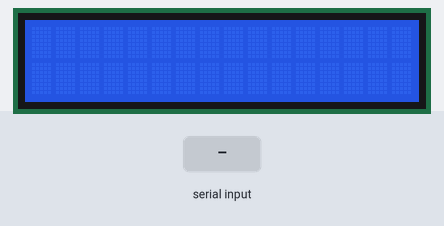
Simulated run of this sketch. Board: Arduino Uno, built with avr-gcc and run on an emulated ATmega328P. Shown: 16×2 character LCD. The inputs (shaded band) are chosen by the test bench. What the sketch prints to the serial monitor is not drawn.

Above: at 1.2 s.
1.3 s: "1\n" received over Serial
At 3.2 s:
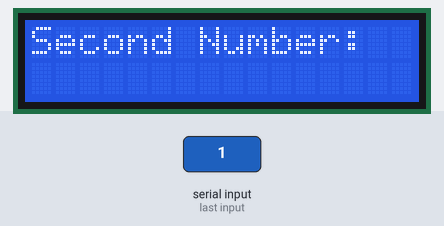
3.8 s: "90/45/200\n" received over Serial
At 5.8 s:
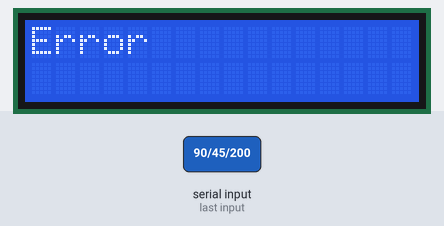
6.3 s: "+" received over Serial
At 8.5 s:
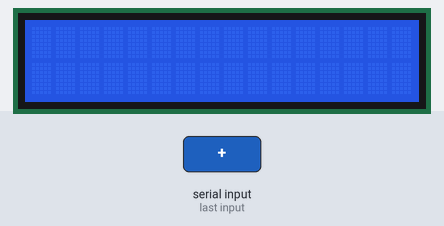
8.8 s: "1/90\n" received over Serial
At 10.7 s:
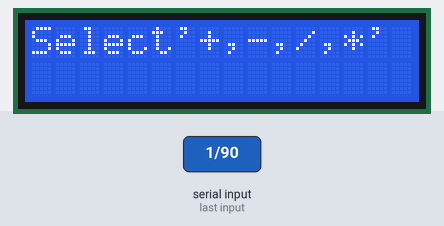
11.3 s: "-" received over Serial
At 13.6 s:
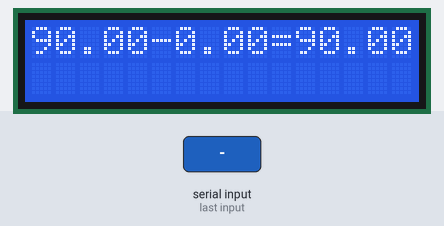
Timing chart, 0 to 14.8 s (numbered marks = the images above; inputs shaded):
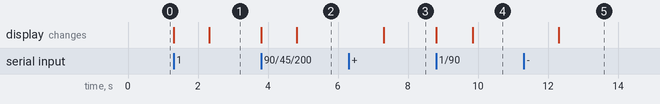

Measured:
- after the input at 1.3 s, the display: first changes at once (image 1 shows a later state)
- after the input at 3.8 s, the display: first changes at once (image 2 shows a later state)
- after the input at 6.3 s, the display: changes after 1.0 s (image 3)
- after the input at 8.8 s, the display: first changes at once (image 4 shows a later state)
- after the input at 11.3 s, the display: changes after 1.0 s (image 5)

The sketch:

LCDCalculator.ino
```cpp
#include <LiquidCrystal.h>
int rs = 7;
int en = 8;
int d4 = 9;
int d5 = 10;
int d6 = 11;
int d7 = 12;

int start;
float FirstNum;
float SecondNum;
float Ans;

String op;
LiquidCrystal lcd(rs,en,d4,d5,d6,d7);

void setup() {
  // put your setup code here, to run once:
lcd.begin(16,2);
Serial.begin(9600);
}

void loop() {
  // put your main code here, to run repeatedly:
lcd.setCursor(0,0);
Serial.println("Enter 1 to use the calculator, else enter any number to stop");
while (Serial.available()==0){

}
start = Serial.parseInt();


if (start == 1){
  lcd.clear();
  lcd.setCursor(0,0);
  lcd.print("First Number:");
  Serial.println("First Number");
  while (Serial.available()==0){

  }
  FirstNum = Serial.parseFloat();


  lcd.setCursor(0,1);
  lcd.print(FirstNum);
  ;

  lcd.clear();
  lcd.setCursor(0,0);
  lcd.print("Second Number:");
  Serial.println("Second Number");
  while (Serial.available()==0){
  }

  SecondNum = Serial.parseFloat();
  lcd.setCursor(0,1);
  lcd.print(SecondNum);


  lcd.clear();
  lcd.setCursor(0,0);
  lcd.print("Select'+,-,/,*'");
  Serial.println("Select operator'+,-,/,*'");
  while (Serial.available()==0){
  }

  op = Serial.readString();
  lcd.setCursor(0,1);
  lcd.print(op);


  if(op == "+"){
    Ans = FirstNum + SecondNum;


  }
  else if(op == "-"){
    Ans = FirstNum-SecondNum;

  }
  else if(op == "/"){


      Ans = FirstNum/SecondNum;


  }
  else if(op == "*"){
    Ans = FirstNum*SecondNum;

  }

if(SecondNum==0 && op=="/"){
      lcd.clear();
      lcd.setCursor(0,0);
      lcd.print("ZeroDivisionError");
    }
else if(op!="+" && op!="-" && op !="/" && op !="*"){
    lcd.clear();
    lcd.setCursor(0,0);
    lcd.print("Error");
}
else{
  lcd.clear();
  lcd.setCursor(0,0);
  lcd.print(FirstNum);
  lcd.print(op);
  lcd.print(SecondNum);
  lcd.print("=");
  lcd.print(Ans);
}
}
else{
  lcd.clear();

}

}
```
